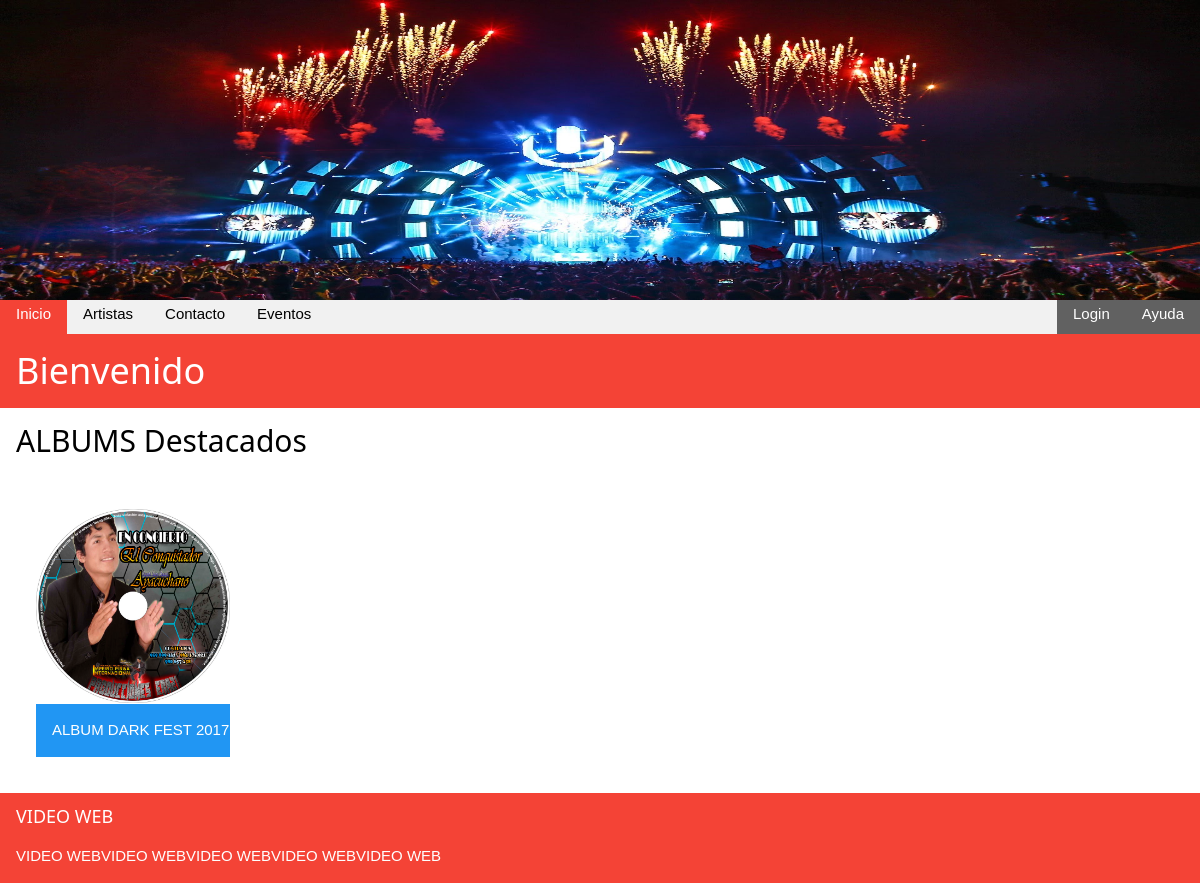
Before: / with the older database file.
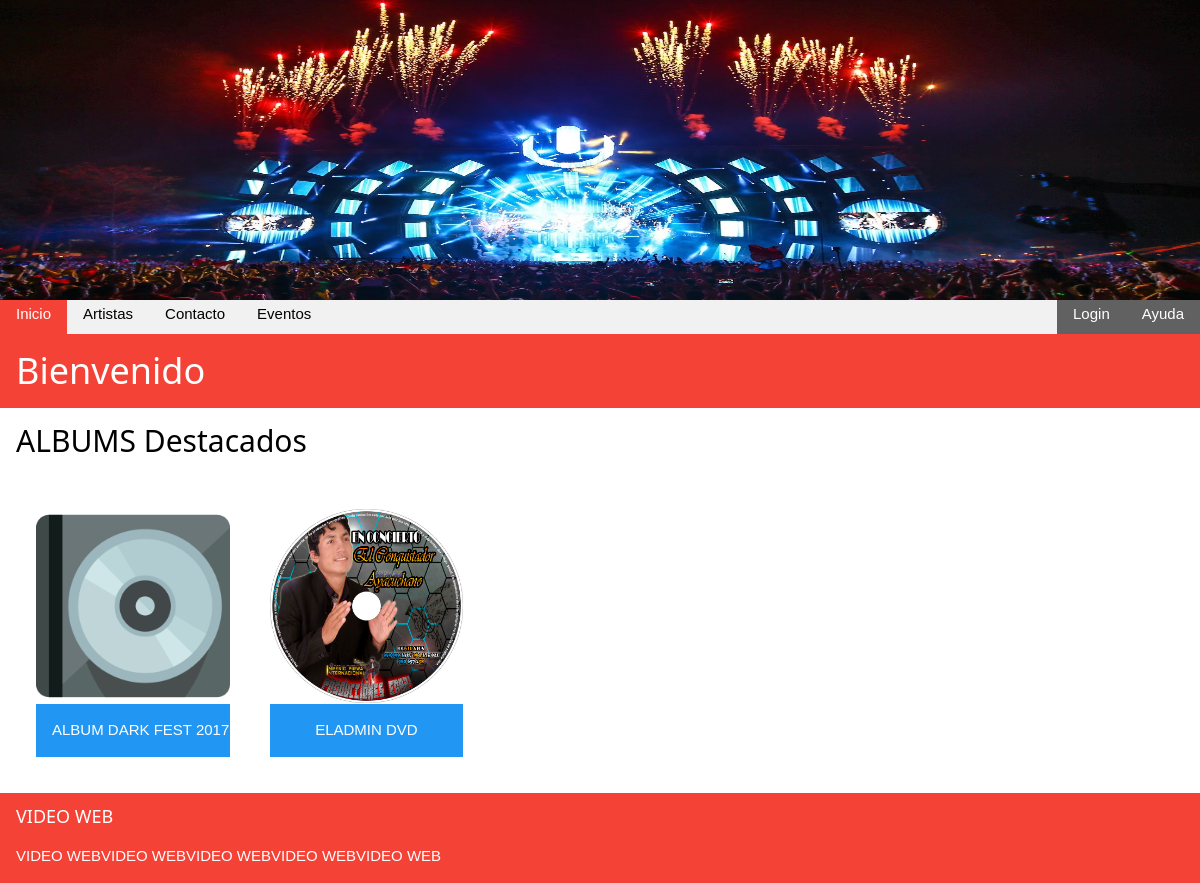
After: the same page with the newer database file.
### tables this page shows
CREATE TABLE `album` (
  `idalbum` int(11) NOT NULL,
  `nombrealbum` varchar(50) NOT NULL,
  `anio` varchar(4) NOT NULL,
  `valor` double NOT NULL,
  `iddisquera` int(11) NOT NULL,
  `idartista` int(11) NOT NULL,
  `portada` varchar(100) NOT NULL DEFAULT 'img/compositor.jpg'
);

### album.php (the view)
<?php
include('config.php');
$sql = "SELECT a.idalbum,a.nombrealbum,a.anio,a.valor,d.nomdisquera,CONCAT(r.nombreartista ,' ',r.apellidoartista) as 'artista',a.portada FROM album a inner join artista r on r.idartista=a.idartista inner join disquera d on d.iddisquera=a.iddisquera";
        $results = $db->query($sql);
?>
        <div class="w3-section w3-white w3-container">
                 <?php
                                        while($rows=$results->fetch_row())
                                        {
                echo "<div class='w3-col s2 w3-mobile' style='width:20%'>";
                echo "<img src='http://localhost/".$rows[6]."' width='150px' style='width:100%;'>";
                echo "<a href='album_cancion.php?idalbum=".$rows[0]."'";
                echo "class='w3-button w3-blue w3-block w3-container w3-center' >";
                echo "<p>".$rows[1]."</p>";
                echo "</a>";
                echo "</div>";
                     }
                ?>
    </div>

Changed rows visible on the page:
changed album "ALBUM DARK FEST 2017": portada: a different picture
added album: portada (picture), nombrealbum "ELADMIN DVD"
